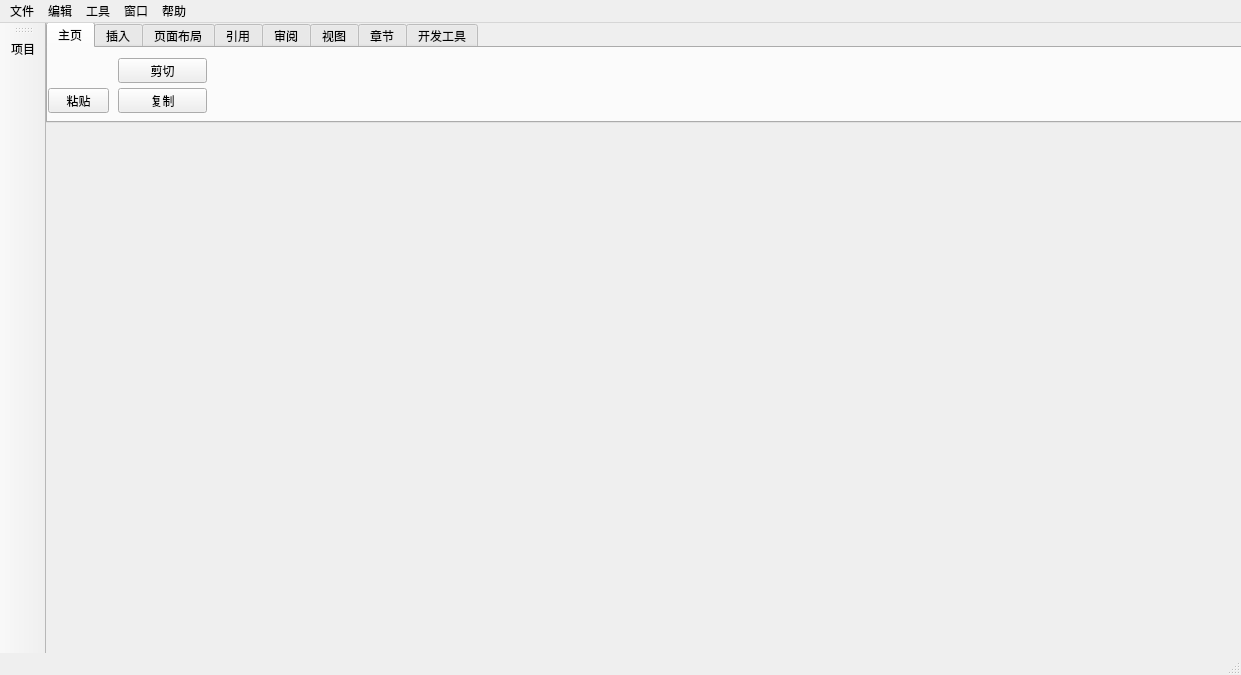
<?xml version="1.0" encoding="UTF-8"?>
<ui version="4.0">
    <class>MainWindow</class>
    <widget class="QMainWindow" name="MainWindow">
        <property name="geometry">
            <rect>
                <x>0</x>
                <y>0</y>
                <width>1241</width>
                <height>675</height>
            </rect>
        </property>
        <property name="windowTitle">
            <string>MainWindow</string>
        </property>
        <widget class="QWidget" name="centralWidget">
            <widget class="QTabWidget" name="tabWidget">
                <property name="geometry">
                    <rect>
                        <x>0</x>
                        <y>-1</y>
                        <width>1221</width>
                        <height>101</height>
                    </rect>
                </property>
                <property name="tabPosition">
                    <enum>QTabWidget::North</enum>
                </property>
                <property name="tabShape">
                    <enum>QTabWidget::Rounded</enum>
                </property>
                <property name="currentIndex">
                    <number>0</number>
                </property>
                <widget class="QWidget" name="tab">
                    <attribute name="title">
                        <string>主页</string>
                    </attribute>
                    <widget class="QPushButton" name="pushButton">
                        <property name="geometry">
                            <rect>
                                <x>0</x>
                                <y>40</y>
                                <width>61</width>
                                <height>25</height>
                            </rect>
                        </property>
                        <property name="text">
                            <string>粘贴</string>
                        </property>
                    </widget>
                    <widget class="QPushButton" name="pushButton_2">
                        <property name="geometry">
                            <rect>
                                <x>70</x>
                                <y>10</y>
                                <width>89</width>
                                <height>25</height>
                            </rect>
                        </property>
                        <property name="text">
                            <string>剪切</string>
                        </property>
                    </widget>
                    <widget class="QPushButton" name="pushButton_3">
                        <property name="geometry">
                            <rect>
                                <x>70</x>
                                <y>40</y>
                                <width>89</width>
                                <height>25</height>
                            </rect>
                        </property>
                        <property name="text">
                            <string>复制</string>
                        </property>
                    </widget>
                </widget>
                <widget class="QWidget" name="tab_2">
                    <attribute name="title">
                        <string>插入</string>
                    </attribute>
                </widget>
                <widget class="QWidget" name="tab_3">
                    <attribute name="title">
                        <string>页面布局</string>
                    </attribute>
                </widget>
                <widget class="QWidget" name="tab_4">
                    <attribute name="title">
                        <string>引用</string>
                    </attribute>
                </widget>
                <widget class="QWidget" name="tab_5">
                    <attribute name="title">
                        <string>审阅</string>
                    </attribute>
                </widget>
                <widget class="QWidget" name="tab_6">
                    <attribute name="title">
                        <string>视图</string>
                    </attribute>
                </widget>
                <widget class="QWidget" name="tab_7">
                    <attribute name="title">
                        <string>章节</string>
                    </attribute>
                </widget>
                <widget class="QWidget" name="tab_8">
                    <attribute name="title">
                        <string>开发工具</string>
                    </attribute>
                </widget>
            </widget>
        </widget>
        <widget class="QMenuBar" name="menuBar">
            <property name="geometry">
                <rect>
                    <x>0</x>
                    <y>0</y>
                    <width>1241</width>
                    <height>28</height>
                </rect>
            </property>
            <widget class="QMenu" name="menu">
                <property name="title">
                    <string>文件</string>
                </property>
                <addaction name="action_new"/>
                <addaction name="action_open"/>
                <addaction name="separator"/>
                <addaction name="action_close"/>
                <addaction name="action_5"/>
                <addaction name="separator"/>
                <addaction name="action_7"/>
                <addaction name="action_8"/>
                <addaction name="separator"/>
                <addaction name="action_10"/>
            </widget>
            <widget class="QMenu" name="menu_2">
                <property name="title">
                    <string>编辑</string>
                </property>
                <addaction name="action_11"/>
                <addaction name="action_12"/>
                <addaction name="separator"/>
                <addaction name="action_14"/>
                <addaction name="action_15"/>
                <addaction name="actionz"/>
                <addaction name="separator"/>
                <addaction name="action_17"/>
                <addaction name="separator"/>
                <addaction name="action_19"/>
                <addaction name="separator"/>
                <addaction name="action_21"/>
            </widget>
            <widget class="QMenu" name="menu_3">
                <property name="title">
                    <string>工具</string>
                </property>
                <addaction name="action_22"/>
            </widget>
            <widget class="QMenu" name="menu_4">
                <property name="title">
                    <string>窗口</string>
                </property>
                <addaction name="action_23"/>
            </widget>
            <widget class="QMenu" name="menu_5">
                <property name="title">
                    <string>帮助</string>
                </property>
                <addaction name="action_24"/>
            </widget>
            <addaction name="menu"/>
            <addaction name="menu_2"/>
            <addaction name="menu_3"/>
            <addaction name="menu_4"/>
            <addaction name="menu_5"/>
        </widget>
        <widget class="QToolBar" name="mainToolBar">
            <property name="orientation">
                <enum>Qt::Vertical</enum>
            </property>
            <attribute name="toolBarArea">
                <enum>LeftToolBarArea</enum>
            </attribute>
            <attribute name="toolBarBreak">
                <bool>false</bool>
            </attribute>
            <addaction name="action_project"/>
        </widget>
        <widget class="QStatusBar" name="statusBar"/>
        <action name="action_new">
            <property name="text">
                <string>新建文件</string>
            </property>
        </action>
        <action name="action_open">
            <property name="text">
                <string>打开文件</string>
            </property>
        </action>
        <action name="action_close">
            <property name="text">
                <string>关闭文件</string>
            </property>
        </action>
        <action name="action_5">
            <property name="text">
                <string>关闭所有文件</string>
            </property>
        </action>
        <action name="action_7">
            <property name="text">
                <string>保存文件</string>
            </property>
        </action>
        <action name="action_8">
            <property name="text">
                <string>另存为</string>
            </property>
        </action>
        <action name="action_10">
            <property name="text">
                <string>退出</string>
            </property>
        </action>
        <action name="action_11">
            <property name="text">
                <string>撤销</string>
            </property>
        </action>
        <action name="action_12">
            <property name="text">
                <string>前进</string>
            </property>
        </action>
        <action name="action_14">
            <property name="text">
                <string>剪切</string>
            </property>
        </action>
        <action name="action_15">
            <property name="text">
                <string>复制</string>
            </property>
        </action>
        <action name="actionz">
            <property name="text">
                <string>粘贴</string>
            </property>
        </action>
        <action name="action_17">
            <property name="text">
                <string>全选</string>
            </property>
        </action>
        <action name="action_19">
            <property name="text">
                <string>高级操作</string>
            </property>
        </action>
        <action name="action_21">
            <property name="text">
                <string>查找/替换</string>
            </property>
        </action>
        <action name="action_22">
            <property name="text">
                <string>选项</string>
            </property>
        </action>
        <action name="action_23">
            <property name="text">
                <string>全屏</string>
            </property>
        </action>
        <action name="action_24">
            <property name="text">
                <string>关于</string>
            </property>
        </action>
        <action name="action_project">
            <property name="checkable">
                <bool>false</bool>
            </property>
            <property name="text">
                <string>项目</string>
            </property>
            <property name="toolTip">
                <string>项目</string>
            </property>
            <property name="visible">
                <bool>true</bool>
            </property>
            <property name="menuRole">
                <enum>QAction::TextHeuristicRole</enum>
            </property>
            <property name="iconVisibleInMenu">
                <bool>true</bool>
            </property>
            <property name="priority">
                <enum>QAction::NormalPriority</enum>
            </property>
        </action>
    </widget>
    <layoutdefault spacing="6" margin="11"/>
    <tabstops>
        <tabstop>tabWidget</tabstop>
    </tabstops>
    <resources/>
    <connections/>
</ui>
